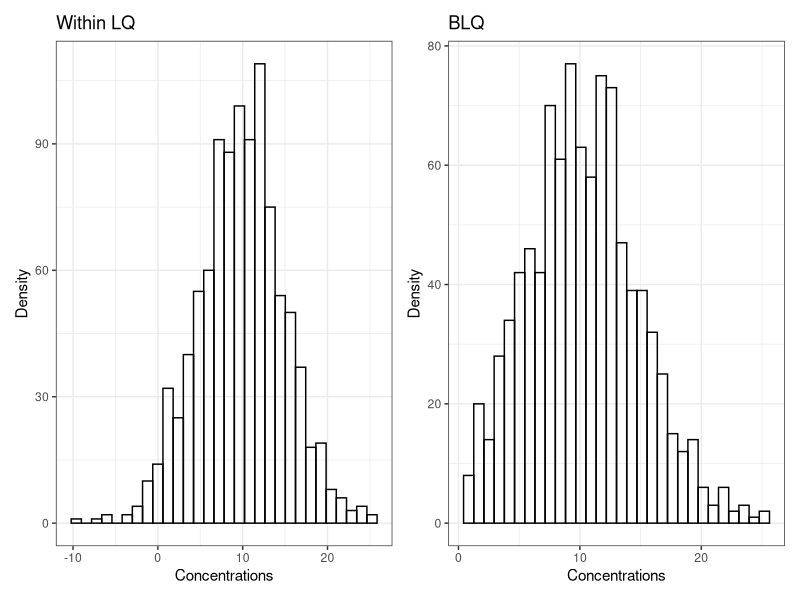
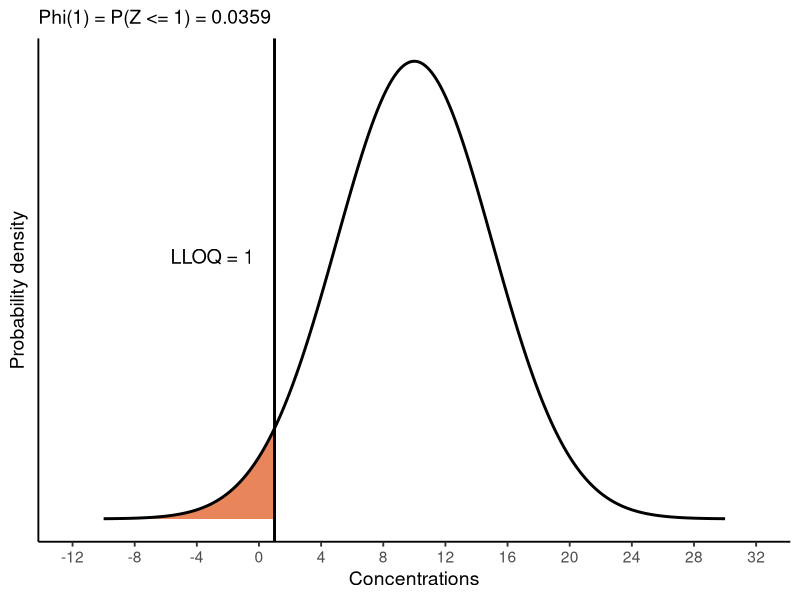
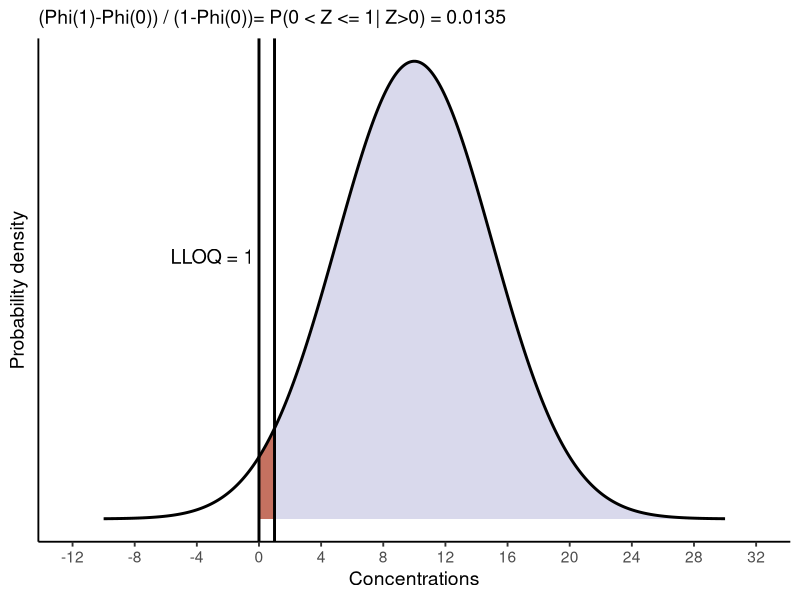
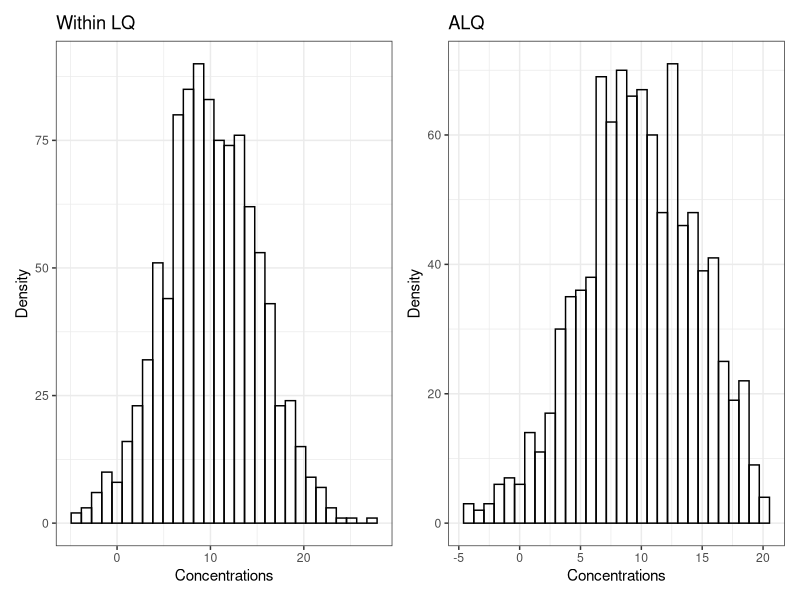
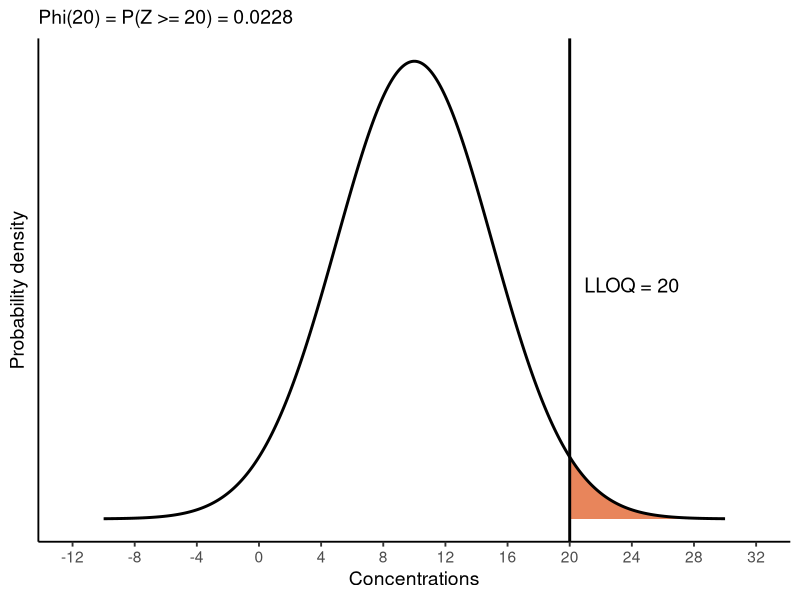

These charts were generated, in order, by the following R code:
## ---- chunk 1
#| warning: false
suppressPackageStartupMessages(library(tidyverse))
suppressPackageStartupMessages(library(patchwork))
theme_set(theme_bw())

data <- data.frame(conc=rnorm(n=1000, mean=10, sd=5)) %>% 
  mutate(conc2=ifelse(conc>1, conc, NA_real_)) 

p1 <- ggplot(data)+geom_histogram(aes(x=conc), bins=30, alpha=0, color="black")+
  xlab("Concentrations")+ylab("Density")+ggtitle("Within LQ")
p2 <- ggplot(data)+geom_histogram(aes(x=conc2), bins=30, alpha=0, color="black")+
  xlab("Concentrations")+ylab("Density")+ggtitle("BLQ")
p1+p2
## ---- chunk 2
suppressPackageStartupMessages(library(tidyverse))

# choose the cutoff
z0 <- 1

# data for normal curve
df <- data.frame(x = seq(-10, 30, length.out = 1000))
df$y <- dnorm(df$x,mean=10, sd=5)

# shaded area: P(Z < z0)
df_fill <- subset(df, x < z0)

ggplot(df, aes(x, y)) +
  geom_area(data = df_fill, fill = "#E67E52", alpha = 0.95) +
  geom_line(linewidth = 1) +
  geom_vline(xintercept = z0, linewidth = 1) +
  annotate("text", x = z0 - 4, y = dnorm(z0, mean=10, sd=5) + 0.03,
           label = paste0("LLOQ = ", z0), size = 5) +
  scale_x_continuous(breaks = seq(-12,32,4), limits = c(-12, 32)) +
  # scale_y_continuous(expand = expansion(mult = c(0, 0.01))) +
  labs(
    x = "Concentrations",
    y = "Probability density",
    title = NULL,
    subtitle = paste0("Phi(", z0, ") = P(Z <= ", z0, ") = ",
                      round(pnorm(z0, mean=10, sd=5), 4))
  ) +
  theme_classic(base_size = 14) +
  theme(
    axis.text.y = element_blank(),
    axis.ticks.y = element_blank()
  )
## ---- chunk 3
suppressPackageStartupMessages(library(tidyverse))

# choose the cutoff
z0 <- 1

# data for normal curve
df <- data.frame(x = seq(-10, 30, length.out = 1000))
df$y <- dnorm(df$x,mean=10, sd=5)

# shaded area: P(Z < z0)
df_fill <- subset(df, x < z0&x>0)
df_fill2 <- subset(df, x>0)

prob <- (pnorm(z0, mean=10, sd=5)-pnorm(0, mean=10, sd=5))/(1-pnorm(0, mean=10, sd=5))

ggplot(df, aes(x, y)) +
  geom_area(data = df_fill, fill = "#E67E52", alpha = 0.95) +
  geom_area(data = df_fill2, fill = "navy", alpha = 0.15) +
  geom_line(linewidth = 1) +
  geom_vline(xintercept = 0, linewidth = 1) +
  geom_vline(xintercept = z0, linewidth = 1) +
  annotate("text", x = z0 - 4, y = dnorm(z0, mean=10, sd=5) + 0.03,
           label = paste0("LLOQ = ", z0), size = 5) +
  scale_x_continuous(breaks = seq(-12,32,4), limits = c(-12, 32)) +
  # scale_y_continuous(expand = expansion(mult = c(0, 0.01))) +
  labs(
    x = "Concentrations",
    y = "Probability density",
    title = NULL,
    subtitle = paste0("(Phi(", z0, ")-Phi(0)) / (1-Phi(0))= P(0 < Z <= ", z0, "| Z>0) = ",
                      round(prob, 4))
  ) +
  theme_classic(base_size = 14) +
  theme(
    axis.text.y = element_blank(),
    axis.ticks.y = element_blank()
  )
## ---- chunk 4
#| warning: false
suppressPackageStartupMessages(library(tidyverse))
suppressPackageStartupMessages(library(patchwork))
theme_set(theme_bw())

data <- data.frame(conc=rnorm(n=1000, mean=10, sd=5)) %>% 
  mutate(conc2=ifelse(conc<20, conc, NA_real_))

p1 <- ggplot(data)+geom_histogram(aes(x=conc), bins=30, alpha=0, color="black")+
  xlab("Concentrations")+ylab("Density")+ggtitle("Within LQ")
p2 <- ggplot(data)+geom_histogram(aes(x=conc2), bins=30, alpha=0, color="black")+
  xlab("Concentrations")+ylab("Density")+ggtitle("ALQ")
p1+p2
## ---- chunk 5
suppressPackageStartupMessages(library(tidyverse))

# choose the cutoff
z0 <- 20

# data for normal curve
df <- data.frame(x = seq(-10, 30, length.out = 1000))
df$y <- dnorm(df$x,mean=10, sd=5)

# shaded area: P(Z < z0)
df_fill <- subset(df, x > z0)

ggplot(df, aes(x, y)) +
  geom_area(data = df_fill, fill = "#E67E52", alpha = 0.95) +
  geom_line(linewidth = 1) +
  geom_vline(xintercept = z0, linewidth = 1) +
  annotate("text", x = z0 + 4, y = dnorm(z0, mean=10, sd=5) + 0.03,
           label = paste0("LLOQ = ", z0), size = 5) +
  scale_x_continuous(breaks = seq(-12,32,4), limits = c(-12, 32)) +
  # scale_y_continuous(expand = expansion(mult = c(0, 0.01))) +
  labs(
    x = "Concentrations",
    y = "Probability density",
    title = NULL,
    subtitle = paste0("Phi(", z0, ") = P(Z >= ", z0, ") = ",
                      round(1-pnorm(z0, mean=10, sd=5), 4))
  ) +
  theme_classic(base_size = 14) +
  theme(
    axis.text.y = element_blank(),
    axis.ticks.y = element_blank()
  )
